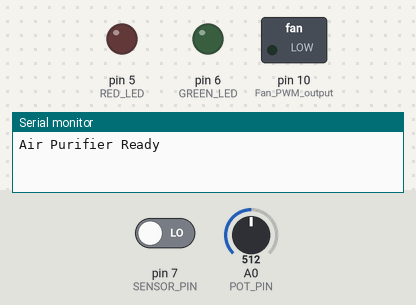
Simulated run of this sketch. Board: Arduino Uno, built with avr-gcc and run on an emulated ATmega328P. Parts: switched loads named in the sketch (green lamp = pin HIGH), output pins drawn as LEDs (lit = HIGH), the last lines printed to the serial monitor. The inputs (shaded band) are chosen by the test bench; at power-on: A0 (POT_PIN) = 512, pin 7 (SENSOR_PIN) LOW.

Above: at 1.2 s.
1.3 s: A0 (POT_PIN) set to 716
6.2 s: A0 (POT_PIN) set to 900
At 10.6 s:
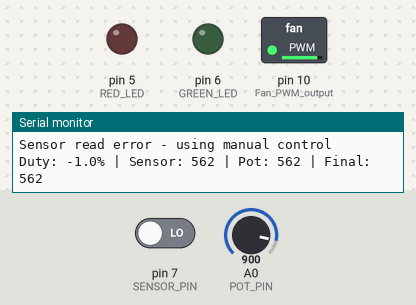
11.2 s: A0 (POT_PIN) set to 122
At 15.8 s:
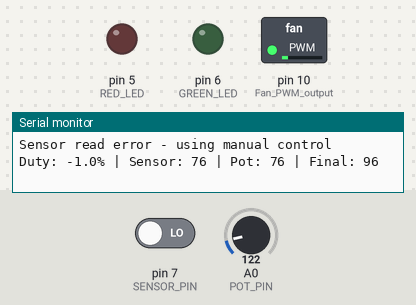
16.2 s: A0 (POT_PIN) set to 511
At 20.9 s:
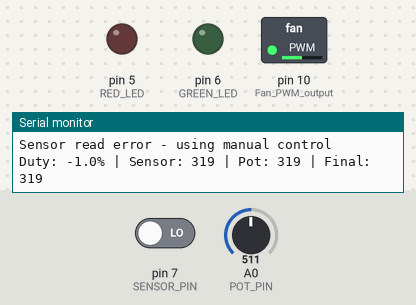
21.2 s: A0 (POT_PIN) set to 86
At 25.0 s:
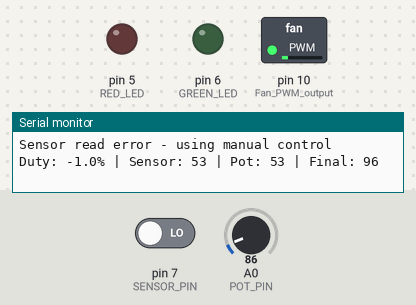
Timing chart, 0 to 26.5 s (numbered marks = the images above; inputs shaded):
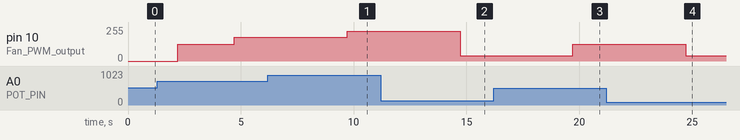

Measured:
- after the input at 6.2 s, pin 10 (Fan_PWM_output): 178/255 → 224/255 after 3.5 s
- after the input at 11.2 s, pin 10 (Fan_PWM_output): 224/255 → 38/255 after 3.5 s
- after the input at 16.2 s, pin 10 (Fan_PWM_output): 38/255 → 127/255 after 3.5 s
- after the input at 21.2 s, pin 10 (Fan_PWM_output): 127/255 → 38/255 after 3.5 s

The sketch:

Uno-Air.ino
```cpp
#include <Arduino.h>

// ---------------- Pins ----------------
const int POT_PIN    = A0;
const int SENSOR_PIN = 7;       // PWM from PM sensor
const int RED_LED    = 5;
const int GREEN_LED  = 6;
const int FAN_PWM    = 10;      // Timer1 OCR1B

// ---------------- Globals ----------------
int sensorSpeed = 0;
int potSpeed = 0;
int finalSpeed = 0;

// ---------------- Timer1 25kHz Setup ----------------
void setupPWM25kHz() {
  TCCR1A = 0;
  TCCR1B = 0;
  TCNT1  = 0;

  // Mode 14: Fast PWM, TOP = ICR1
  // Only enable OCR1B (pin 10) for fan control
  TCCR1A = _BV(COM1B1) | _BV(WGM11);
  TCCR1B = _BV(WGM13) | _BV(WGM12) | _BV(CS10);  // Added WGM12!

  ICR1 = 639;  // 16MHz / 640 = 25kHz (was 320, which gave 50kHz)

  pinMode(10, OUTPUT);  // Fan PWM output
}

void analogWrite25k(int value) {
  value = constrain(value, 0, 639);  // Updated from 320
  OCR1B = value;
}

// ---------------- Setup ----------------
void setup() {
  Serial.begin(115200);
  pinMode(SENSOR_PIN, INPUT);
  pinMode(RED_LED, OUTPUT);
  pinMode(GREEN_LED, OUTPUT);

  setupPWM25kHz();

  Serial.println("Air Purifier Ready");
}

// ---------------- Read Sensor PWM ----------------
float readSensorDuty() {
  unsigned long highTime = pulseIn(SENSOR_PIN, HIGH, 1100000);  // 1.1s timeout
  unsigned long lowTime  = pulseIn(SENSOR_PIN, LOW, 1100000);

  if (highTime == 0 || lowTime == 0) {
    return -1.0;  // Signal error
  }

  float duty = (highTime * 100.0) / (highTime + lowTime);
  return duty;
}

// ---------------- Main Loop ----------------
void loop() {
  // ----- 1. Read Pot (manual ceiling) -----
  int potRaw = analogRead(POT_PIN);
  potSpeed = map(potRaw, 0, 1023, 0, 639);  // Updated from 320

  // ----- 2. Read Sensor Duty & Set Fan Speed -----
  float duty = readSensorDuty();

  if (duty >= 0) {
    // Map duty cycle to fan speed based on air quality
    // Duty ranges from PM2.5 sensor (typical 0-15% for 0-500 µg/m³)

    if (duty <= 4.0) {
      // Good air quality (0-4%)
      sensorSpeed = 40 + (int)((duty / 4.0) * 120);  // 40-160
      digitalWrite(RED_LED, LOW);
      digitalWrite(GREEN_LED, HIGH);
    }
    else if (duty <= 8.0) {
      // Moderate air quality (4-8%)
      sensorSpeed = 160 + (int)(((duty - 4.0) / 4.0) * 160);  // 160-320
      digitalWrite(RED_LED, HIGH);
      digitalWrite(GREEN_LED, HIGH);
    }
    else if (duty <= 12.0) {
      // Poor air quality (8-12%)
      sensorSpeed = 320 + (int)(((duty - 8.0) / 4.0) * 200);  // 320-520
      digitalWrite(RED_LED, HIGH);
      digitalWrite(GREEN_LED, LOW);
    }
    else {
      // Hazardous air quality (>12%)
      sensorSpeed = 639;  // Full blast
      digitalWrite(RED_LED, HIGH);
      digitalWrite(GREEN_LED, LOW);
    }

    sensorSpeed = constrain(sensorSpeed, 0, 639);

  } else {
    // Sensor timeout - fallback to manual control
    Serial.println("Sensor read error - using manual control");
    sensorSpeed = potSpeed;
  }

  // ----- 3. Override Logic (pot acts as ceiling) -----
  finalSpeed = min(sensorSpeed, potSpeed);

  // ----- 4. Apply minimum speed or turn off -----
  // Most fans stall below ~15% duty cycle
  if (finalSpeed > 0 && finalSpeed < 96) {  // 96 ≈ 15% of 639
    finalSpeed = 96;
  }

  // ----- 5. Apply PWM -----
  analogWrite25k(finalSpeed);

  // ----- Debug -----
  Serial.print("Duty: ");
  Serial.print(duty, 1);
  Serial.print("% | Sensor: ");
  Serial.print(sensorSpeed);
  Serial.print(" | Pot: ");
  Serial.print(potSpeed);
  Serial.print(" | Final: ");
  Serial.println(finalSpeed);

  delay(300);
}
```
